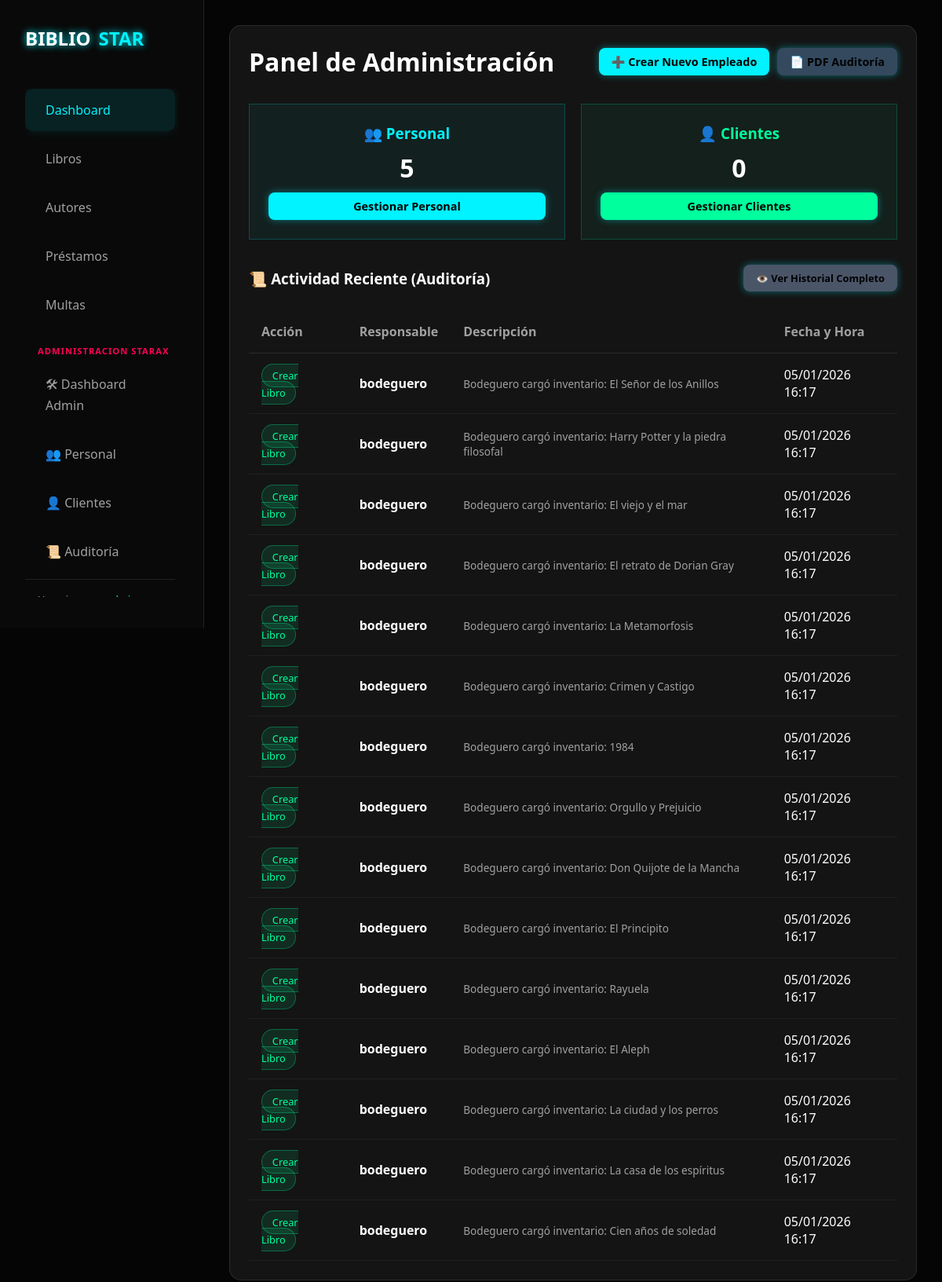
The app's page /admin_panel/ (signed in), older data.
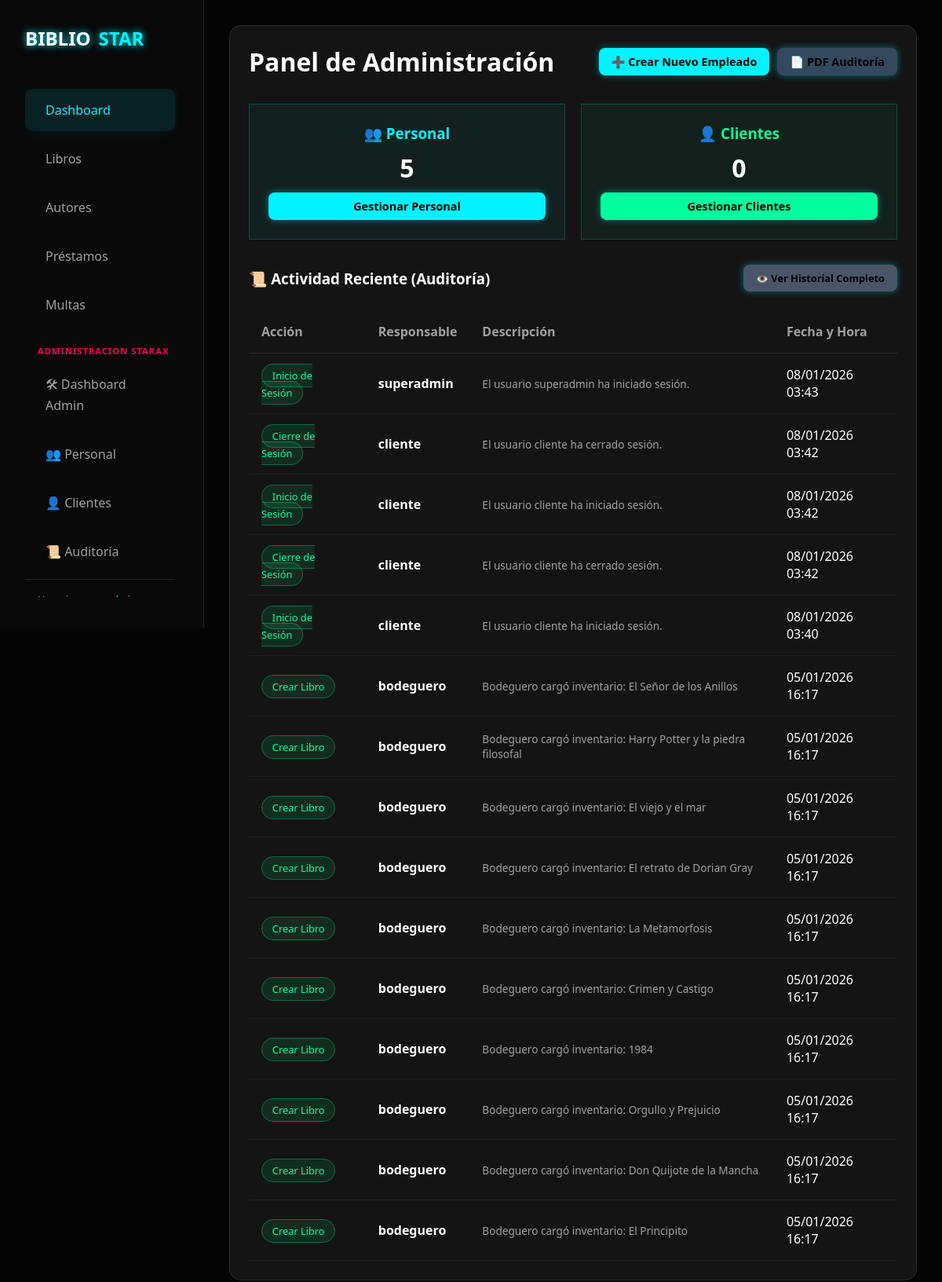
The same page, newer data.
### gestion/models.py (models this page shows, shortened)
class RegistroAuditoria(models.Model):
    ACCIONES = (
        ('crear_prestamo', 'Crear Préstamo'),
        ('finalizar_prestamo', 'Finalizar Préstamo'),
        ('renovar_prestamo', 'Renovar Préstamo'),
        ('pagar_multa', 'Pagar Multa'),
        ('crear_libro', 'Crear Libro'),
        ('crear_autor', 'Crear Autor'),
        ('crear_usuario', 'Crear Usuario'),
        ('inicio_sesion', 'Inicio de Sesión'),
        ('cierre_sesion', 'Cierre de Sesión'),
    )
    usuario = models.ForeignKey(settings.AUTH_USER_MODEL, on_delete=models.SET_NULL, null=True, related_name='acciones_realizadas')
    accion = models.CharField(max_length=50, choices=ACCIONES)
    descripcion = models.TextField()
    fecha_hora = models.DateTimeField(default=timezone.now)
    ip_address = models.GenericIPAddressField(null=True, blank=True)
    prestamo_id = models.IntegerField(null=True, blank=True)
    multa_id = models.IntegerField(null=True, blank=True)
    libro_id = models.IntegerField(null=True, blank=True)
    class Meta:
        ordering = ['-fecha_hora']

### gestion/views.py (the view)
# urls.py: path('admin_panel/', panel_administracion, name="panel_administracion"),
@user_passes_test(es_admin)
@login_required
def panel_administracion(request):
    audit_logs = RegistroAuditoria.objects.all().order_by('-fecha_hora')[:15]
    total_personal = User.objects.exclude(groups__name='Cliente').count()
    total_clientes = User.objects.filter(groups__name='Cliente').count()
    context = {
        'audit_logs': audit_logs,
        'total_personal': total_personal,
        'total_clientes': total_clientes,
    }
    return render(request, 'admin_panel.html', context)

### gestion/views.py (called while the page is built)
def es_admin(user):
    return user.is_superuser or user.groups.filter(name='Administrador').exists()

### gestion/templates/admin_panel.html
{% extends "index.html" %}
{% block contenido %}
<section class="recent-section">
    <div class="section-header">
        <h2>Panel de Administración</h2>
        <div style="display: flex; gap: 10px;">
            <a href="{% url 'crear_empleado' %}" class="btn-add">➕ Crear Nuevo Empleado</a>
            <a href="{% url 'reporte_auditoria_pdf' %}" class="btn-add" style="background: #34495e;">📄 PDF
                Auditoría</a>
        </div>
    </div>
    <div style="display: grid; grid-template-columns: repeat(auto-fit, minmax(200px, 1fr)); gap: 20px; margin: 2rem 0;">
        <div class="card"
            style="padding: 1.5rem; text-align: center; border: 1px solid rgba(0, 243, 255, 0.2); background: rgba(0, 243, 255, 0.05);">
            <h3 style="color: var(--neon-blue);">👥 Personal</h3>
            <p style="font-size: 2rem; font-weight: bold; margin: 10px 0;">{{ total_personal }}</p>
            <a href="{% url 'lista_personal' %}" class="btn-add" style="width: 100%; display: block;">Gestionar
                Personal</a>
        </div>
        <div class="card"
            style="padding: 1.5rem; text-align: center; border: 1px solid rgba(0, 255, 157, 0.2); background: rgba(0, 255, 157, 0.05);">
            <h3 style="color: var(--neon-green);">👤 Clientes</h3>
            <p style="font-size: 2rem; font-weight: bold; margin: 10px 0;">{{ total_clientes }}</p>
            <a href="{% url 'lista_clientes' %}" class="btn-add"
                style="width: 100%; display: block; background: var(--neon-green); color: #000;">Gestionar Clientes</a>
        </div>
    </div>
    <div style="display: grid; grid-template-columns: 1fr; gap: 20px; margin-top: 20px;">
        <div>
            <div class="section-header">
                <h3>📜 Actividad Reciente (Auditoría)</h3>
                <a href="{% url 'ver_logs' %}" class="btn-add" style="background: #4a5568; font-size: 0.8em;">👁️ Ver
                    Historial Completo</a>
            </div>
            <table>
                <thead>
                    <tr>
                        <th>Acción</th>
                        <th>Responsable</th>
                        <th>Descripción</th>
                        <th>Fecha y Hora</th>
                    </tr>
                </thead>
                <tbody>
                    {% for log in audit_logs %}
                    <tr>
                        <td><span class="status available">{{ log.get_accion_display }}</span></td>
                        <td><strong>{{ log.usuario.username|default:"Sistema / Eliminado" }}</strong></td>
                        <td style="font-size: 0.85em; color: #a0a0a0;">{{ log.descripcion }}</td>
                        <td>{{ log.fecha_hora|date:"d/m/Y H:i" }}</td>
                    </tr>
                    {% empty %}
                    <tr>
                        <td colspan="4" style="text-align: center;">No hay registros de auditoría.</td>
                    </tr>
                    {% endfor %}
                </tbody>
            </table>
        </div>
    </div>
</section>
{% endblock %}

Row changes from the older to the newer data that the page shows:
no longer on this page (row unchanged): RegistroAuditoria: accion "Crear Libro", usuario.username "bodeguero", descripcion "Bodeguero cargó inventario: Rayuela", fecha_hora "05/01/2026 16:17"
no longer on this page (row unchanged): RegistroAuditoria: accion "Crear Libro", usuario.username "bodeguero", descripcion "Bodeguero cargó inventario: El Aleph", fecha_hora "05/01/2026 16:17"
no longer on this page (row unchanged): RegistroAuditoria: accion "Crear Libro", usuario.username "bodeguero", descripcion "Bodeguero cargó inventario: La ciudad y los perros", fecha_hora "05/01/2026 16:17"
no longer on this page (row unchanged): RegistroAuditoria: accion "Crear Libro", usuario.username "bodeguero", descripcion "Bodeguero cargó inventario: La casa de los espíritus", fecha_hora "05/01/2026 16:17"
no longer on this page (row unchanged): RegistroAuditoria: accion "Crear Libro", usuario.username "bodeguero", descripcion "Bodeguero cargó inventario: Cien años de soledad", fecha_hora "05/01/2026 16:17"
added RegistroAuditoria: accion "Inicio de Sesión", usuario.username "superadmin", descripcion "El usuario superadmin ha iniciado sesión.", fecha_hora "08/01/2026 03:43"
added RegistroAuditoria: accion "Cierre de Sesión", usuario.username "cliente", descripcion "El usuario cliente ha cerrado sesión.", fecha_hora "08/01/2026 03:42"
added RegistroAuditoria: accion "Inicio de Sesión", usuario.username "cliente", descripcion "El usuario cliente ha iniciado sesión.", fecha_hora "08/01/2026 03:42"
added RegistroAuditoria: accion "Cierre de Sesión", usuario.username "cliente", descripcion "El usuario cliente ha cerrado sesión.", fecha_hora "08/01/2026 03:42"
added RegistroAuditoria: accion "Inicio de Sesión", usuario.username "cliente", descripcion "El usuario cliente ha iniciado sesión.", fecha_hora "08/01/2026 03:40"
